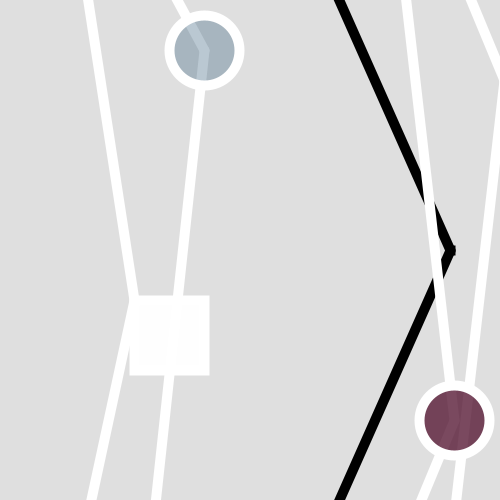
Frame 1 (no input)
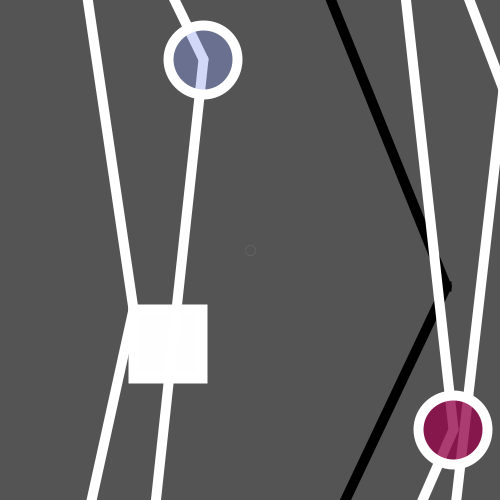
Frame 60 (the mouse pressed at the canvas centre just before this capture)
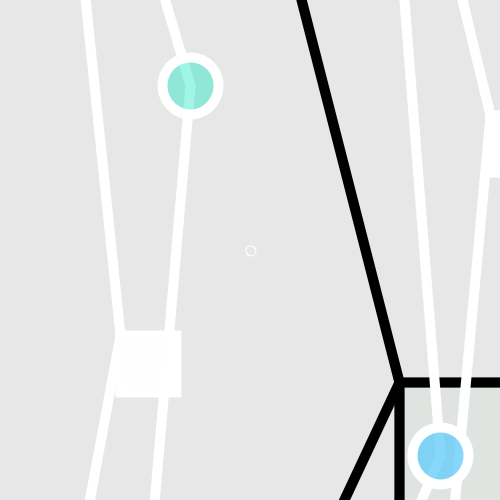
Frame 120 (the mouse held since frame 60 and released just before this capture)

The Processing sketch that drew these frames (run headless with seeded random() and noise(); from frame 60 on, the mouse is pressed at the canvas centre):

// Processing sketch: processing_4091
// ── processing_4091.pde

//*Proyecto Final LC0

//Título: Bamboleo

//Autor: Tomas Aguilar

//Definición básica de funciones:
//float: Convierte un tipo de datos primitivos, de cadena, 
//o una matriz en la representación de punto flotante.
//strokeWeight: Define la anchura de los tiempos utilizados 
//para las líneas, puntos, y el borde alrededor de las formas. 
//Todos los anchos se establecen en unidades de píxeles.
//line: Dibuja una línea (una ruta directa entre dos puntos) 
//a la pantalla. La versión de línea () con cuatro parámetros 
//traza la línea en 2D.
//ellipse: Dibuja una elipse (óvalo) en la ventana de visualización.
//Una elipse con una misma anchura y la altura es un círculo.

//Descripción: Consiste en un conjunto de figuras geométricas 
//sujetas a lineas, que en su afán de safarse van aumentando 
//la velocidad. Mientras una esfera crece y se aleja del lugar.


float raiz;  
float negra;  
 
float peluo;  
float peluo_feo;  
float peluo_lindo;  
  
void setup() {  
  size(500,500);  
  smooth();  
    
  raiz = 54.0;  
  peluo = 2.0;  
  peluo_feo = 0.0;  
  peluo_lindo = 0.0003;  
    
  negra = 200.0;  
  peluo = 0.0000001;  
  peluo_feo = 0.00009;  
  peluo_lindo = 0.0001;  
   
}  
  
void draw() {  
  background(random(0,345));  
  translate(width/2,height/2);  
    
  float x = raiz * cos(peluo);  
  float y = raiz * sin(peluo);  
    
  float x1 = negra * cos(peluo);  
  float y1 = negra * sin(peluo);  
    
      
  ellipseMode(CENTER);  
  strokeWeight(10+peluo/3);  
  stroke(noise(38));  
  fill(random(255),random(255),random(255),random(300));  
  line(0,-450,x1,y1);  
  line(x1,y1,0,450);  
  rect(x1,y1,mouseX,mouseY);  
   peluo_feo += peluo_lindo;  
  peluo += peluo_feo;  
    
    
  strokeWeight(10);  
  stroke(255);  
  fill(255-peluo);  
  line(200,-300,x+200,y-170);  
  line(x+200,y-170,200,300);  
  rect(x+200,y-170,16+x,16+x);  
    
    
    
  strokeWeight(10);  
  stroke(255);  
  fill(255-peluo);  
  
  line(-170,-300,x-170,y+50);  
  line(x-170,y+50,-170,300);  
  rect(x-170,y+50,16+x,16+x);  
 ellipse(peluo,peluo,peluo,peluo); 
    
    
  strokeWeight(10);  
  stroke(255);  
  fill(random(255),random(255),random(255),100);  
  line(-100,-300,x-100,y-200);  
  line(x-100,y-200,-100,300);  
  ellipse(x-100,y-200,16+x,16+x);  
    
    
    
  strokeWeight(10);  
  stroke(255);  
  fill(random(255),random(255),random(255),200);  
  line(150,-300,x+150,y+170);  
  line(x+150,y+170,150,300);  
  ellipse(x+150,y+170,16+x,16+x);  
    
    
    
 
}  
